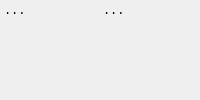
  <widget class="QDockWidget" name="dw_telemetry">
   <property name="windowTitle">
    <string>ACTUATOR TELEMETRY</string>
   </property>
   <attribute name="dockWidgetArea">
    <number>8</number>
   </attribute>
   <widget class="QWidget" name="dw_telemetry_contents">
    <layout class="QHBoxLayout" name="hl_telemetry">
     <property name="leftMargin">
      <number>4</number>
     </property>
     <property name="topMargin">
      <number>4</number>
     </property>
     <property name="rightMargin">
      <number>4</number>
     </property>
     <property name="bottomMargin">
      <number>4</number>
     </property>
     <item>
      <widget class="QLabel" name="l_epos_telemetry">
       <property name="enabled">
        <bool>true</bool>
       </property>
       <property name="sizePolicy">
        <sizepolicy hsizetype="Ignored" vsizetype="Preferred">
         <horstretch>0</horstretch>
         <verstretch>0</verstretch>
        </sizepolicy>
       </property>
       <property name="font">
        <font>
         <family>Monospace</family>
        </font>
       </property>
       <property name="statusTip">
        <string>EPOS (Maxon) actuator telemetry</string>
       </property>
       <property name="text">
        <string>...</string>
       </property>
       <property name="alignment">
        <set>Qt::AlignmentFlag::AlignLeading|Qt::AlignmentFlag::AlignLeft|Qt::AlignmentFlag::AlignTop</set>
       </property>
      </widget>
     </item>
     <item>
      <widget class="QLabel" name="l_hebi_telemetry">
       <property name="sizePolicy">
        <sizepolicy hsizetype="Ignored" vsizetype="Preferred">
         <horstretch>0</horstretch>
         <verstretch>0</verstretch>
        </sizepolicy>
       </property>
       <property name="font">
        <font>
         <family>Monospace</family>
        </font>
       </property>
       <property name="statusTip">
        <string>HEBI actuator telemetry</string>
       </property>
       <property name="text">
        <string>...</string>
       </property>
       <property name="alignment">
        <set>Qt::AlignmentFlag::AlignLeading|Qt::AlignmentFlag::AlignLeft|Qt::AlignmentFlag::AlignTop</set>
       </property>
      </widget>
     </item>
    </layout>
   </widget>
  </widget>
